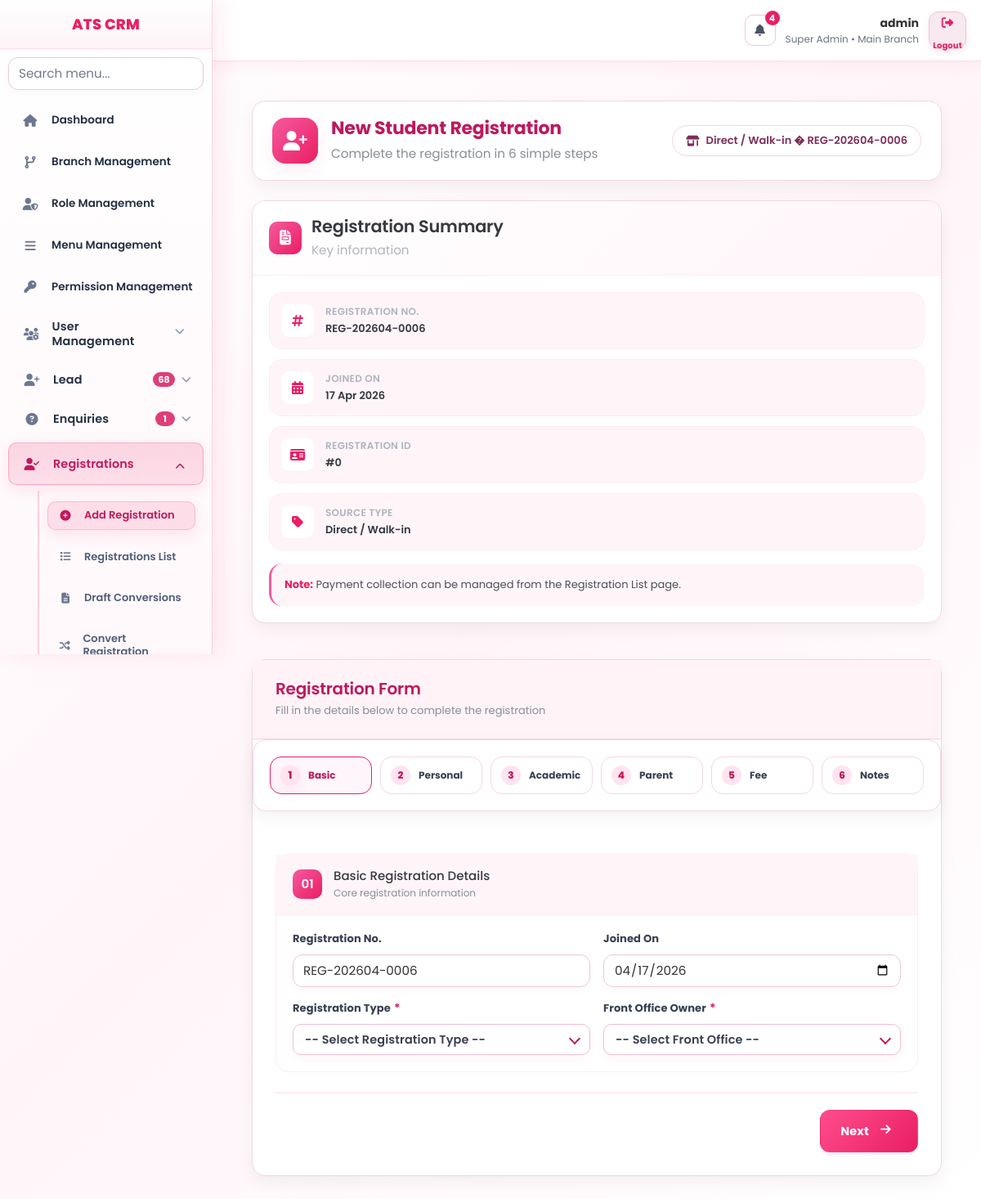
The app's page /index.php?page=registrations/add (signed in) with its own data.
### tables this page shows
CREATE TABLE `menus` (
  `id` int(11) NOT NULL AUTO_INCREMENT,
  `menu_name` varchar(150) NOT NULL,
  `menu_slug` varchar(150) NOT NULL,
  `parent_id` int(11) DEFAULT NULL,
  `icon` varchar(100) DEFAULT NULL,
  `sort_order` int(11) DEFAULT 0,
  `status` tinyint(1) DEFAULT 1,
  `created_at` datetime DEFAULT current_timestamp(),
  `updated_at` datetime DEFAULT current_timestamp() ON UPDATE current_timestamp(),
  PRIMARY KEY (`id`)
);

### views/registrations/add.php (the view, shortened to what the rows shown need)
<?php
$registration = null;
                ?>
                <?php
$isEditMode = !empty($registration['id']);
?>
<div class="reg-portal">
    <div class="reg-header">
        <div class="reg-header-left">
            <div class="reg-header-content">
                <h1><?= $isEditMode ? 'Edit Registration' : 'New Student Registration' ?></h1>
            </div>
        </div>
    </div>
    <div class="reg-grid">
        <main>
            <div class="reg-main-card">
                <div class="reg-main-header">
                    <h2>Registration Form</h2>
                </div>
            </div>
        </main>
    </div>
</div>

### views/layout/sidebar.php (shortened to what the rows shown need)
<?php
$role_id     = $_SESSION['role_id'] ?? 0;
$currentPage = $_GET['page'] ?? '';
$sessionUserId = (int)($_SESSION['user_id'] ?? 0);
$sessionBranchId = (int)($_SESSION['branch_id'] ?? 0);
$stmt = $pdo->prepare("
    SELECT m.*
    FROM menus m
    INNER JOIN role_permissions rp
        ON rp.menu_id = m.id
    WHERE rp.role_id = :role_id
      AND rp.can_view = 1
      AND m.status = 1
    ORDER BY m.parent_id ASC, m.sort_order ASC
");
$stmt->execute([
    'role_id' => $role_id
]);
$menus = $stmt->fetchAll(PDO::FETCH_ASSOC);
$menus = array_values(array_filter($menus, function($m) {
    $slug = $m['menu_slug'] ?? '';
    return !(
        strpos($slug, 'dashboard/') === 0
        || $slug === 'dashboard'
        || $slug === 'system/demo_reset'
    );
}));
$menuTree = [];
foreach ($menus as $menu) {
    if ($menu['parent_id'] === NULL) {
        $menuTree[$menu['id']] = $menu;
        $menuTree[$menu['id']]['children'] = [];
    }
}
foreach ($menus as $menu) {
    if ($menu['parent_id'] !== NULL && isset($menuTree[$menu['parent_id']])) {
        $menuTree[$menu['parent_id']]['children'][] = $menu;
    }
}
function isParentOpen($parent, $currentPage) {
    if (!isset($parent['children']) || empty($parent['children'])) return false;
    foreach ($parent['children'] as $child) {
        if ($currentPage === $child['menu_slug']) return true;
    }
    return false;
}
$sidebarBadges = [
    'lead' => 0,
    'enquiries' => 0,
    'enquiries/followups' => 0,
];
try {
    $sidebarBadgeCacheKey = 'sidebar_badges_' . $sessionUserId;
    $cachedSidebarBadges = $_SESSION[$sidebarBadgeCacheKey] ?? null;
    $useBadgeCache = is_array($cachedSidebarBadges)
        && isset($cachedSidebarBadges['ts'], $cachedSidebarBadges['values'])
        && (time() - (int)$cachedSidebarBadges['ts']) <= 30
        && (int)($cachedSidebarBadges['role_id'] ?? 0) === (int)$role_id
        && (int)($cachedSidebarBadges['branch_id'] ?? 0) === (int)$sessionBranchId;
    if ($useBadgeCache) {
        $vals = (array)$cachedSidebarBadges['values'];
        foreach ($sidebarBadges as $k => $v) {
            if (isset($vals[$k])) $sidebarBadges[$k] = max(0, (int)$vals[$k]);
        }
    } else {
        $leadSql = "SELECT COUNT(*) FROM leads l WHERE l.status NOT IN ('converted','closed')";
        $leadParams = [];
        $stLead = $pdo->prepare($leadSql);
        $stLead->execute($leadParams);
        $sidebarBadges['lead'] = (int)($stLead->fetchColumn() ?: 0);
        $enqSql = "SELECT COUNT(*) FROM enquiries e WHERE e.status IN ('new','followup')";
        $enqParams = [];
        $stEnq = $pdo->prepare($enqSql);
        $stEnq->execute($enqParams);
        $sidebarBadges['enquiries'] = (int)($stEnq->fetchColumn() ?: 0);
        $fuSql = "
            SELECT COUNT(*)
            FROM enquiry_followups f
            INNER JOIN enquiries e ON e.id = f.enquiry_id
            WHERE LOWER(TRIM(COALESCE(f.status,'pending'))) = 'pending'
        ";
        $fuParams = [];
        $stFu = $pdo->prepare($fuSql);
        $stFu->execute($fuParams);
        $sidebarBadges['enquiries/followups'] = (int)($stFu->fetchColumn() ?: 0);
    }
} catch (Throwable $e) {
}
if (!function_exists('sidebarBadgeText')) {
    function sidebarBadgeText($count): string {
        $c = max(0, (int)$count);
        return $c > 99 ? '99+' : (string)$c;
    }
}
?>
<div class="sidebar" id="crmSidebar">
    <ul class="menu-list">
        <?php foreach ($menuTree as $parent): ?>
            <?php
                $hasChildren  = !empty($parent['children']);
                $parentOpen   = isParentOpen($parent, $currentPage);
                $parentActive = ($currentPage === $parent['menu_slug']) || $parentOpen;
            ?>
            <li class="<?= $parentActive ? 'active' : '' ?> <?= $hasChildren ? 'has-children' : '' ?> <?= $parentOpen ? 'open' : '' ?>"<?= $hasChildren ? ' data-initial-open="' . ($parentOpen ? '1' : '0') . '"' : '' ?>>
                <?php if ($hasChildren): ?>
                    <?php $submenuId = 'submenu-' . (int)$parent['id']; ?>
                    <button
                        type="button"
                        class="menu-toggle"
                        data-menu-id="<?= (int)$parent['id'] ?>"
                        data-tooltip="<?= htmlspecialchars($parent['menu_name']) ?>"
                        aria-expanded="<?= $parentOpen ? 'true' : 'false' ?>"
                        aria-controls="<?= htmlspecialchars($submenuId) ?>"
                    >
                        <i class="<?= htmlspecialchars($parent['icon'] ?: 'fas fa-circle') ?>"></i>
                        <span class="menu-label"><?= htmlspecialchars($parent['menu_name']) ?></span>
                        <?php
                            $parentSlug = strtolower(trim((string)($parent['menu_slug'] ?? '')));
                            $parentName = strtolower(trim((string)($parent['menu_name'] ?? '')));
                            $parentBadgeCount = 0;
                            if ($parentSlug === 'lead' || strpos($parentName, 'lead') !== false) {
                                $parentBadgeCount = (int)($sidebarBadges['lead'] ?? 0);
                            } elseif ($parentSlug === 'enquiries' || strpos($parentName, 'enquir') !== false) {
                                $parentBadgeCount = (int)($sidebarBadges['enquiries'] ?? 0);
                            }
                        ?>
                        <?php if ($parentBadgeCount > 0): ?>
                            <span class="menu-tail">
                                <span class="menu-badge" data-modern-tooltip="Open <?= htmlspecialchars($parent['menu_name']) ?>: <?= (int)$parentBadgeCount ?>">
                                    <?= htmlspecialchars(sidebarBadgeText($parentBadgeCount)) ?>
                                </span>
                                <i class="fas fa-chevron-down caret"></i>
                            </span>
                        <?php else: ?>
                            <span class="menu-tail">
                                <i class="fas fa-chevron-down caret"></i>
                            </span>
                        <?php endif; ?>
                    </button>
                    <ul id="<?= htmlspecialchars($submenuId) ?>" class="submenu" <?= $parentOpen ? '' : 'style="display:none;" hidden' ?>>
                        <?php foreach ($parent['children'] as $child): ?>
                            <li class="<?= ($currentPage === $child['menu_slug']) ? 'active' : '' ?>">
                                <a href="index.php?page=<?= htmlspecialchars($child['menu_slug']) ?>">
                                    <i class="<?= htmlspecialchars($child['icon'] ?: 'fas fa-dot-circle') ?>"></i>
                                    <span class="menu-label"><?= htmlspecialchars($child['menu_name']) ?></span>
                                </a>
                            </li>
                        <?php endforeach; ?>
                    </ul>
                <?php else: ?>
                    <a href="index.php?page=<?= htmlspecialchars($parent['menu_slug']) ?>" data-tooltip="<?= htmlspecialchars($parent['menu_name']) ?>">
                        <i class="<?= htmlspecialchars($parent['icon'] ?: 'fas fa-circle') ?>"></i>
                        <span class="menu-label"><?= htmlspecialchars($parent['menu_name']) ?></span>
                    </a>
                <?php endif; ?>
            </li>
        <?php endforeach; ?>
    </ul>
</div>

### records on screen
menus: menu_name "Branch Management"
menus: menu_name "Role Management"
menus: menu_name "Menu Management"
menus: menu_name "Permission Management"
menus: menu_name "User Management"
menus: menu_name "Lead", parentBadgeCount "68"
menus: menu_name "Enquiries", parentBadgeCount "1"
menus: menu_name "Registrations"
menus: menu_name "Add Registration"
menus: menu_name "Registrations List"
menus: menu_name "Draft Conversions"
menus: menu_name "Convert…"

### other values on screen
$topNotificationCount "4"
$user_name "admin"
$user_role "Super Admin"
$branch_name "Main Branch"
APP_NAME "ATS CRM"
$registration_no "REG-202604-0006"
date('d M Y', strtotime($joined_on)) "17 Apr 2026"
$registration['id'] "0"
